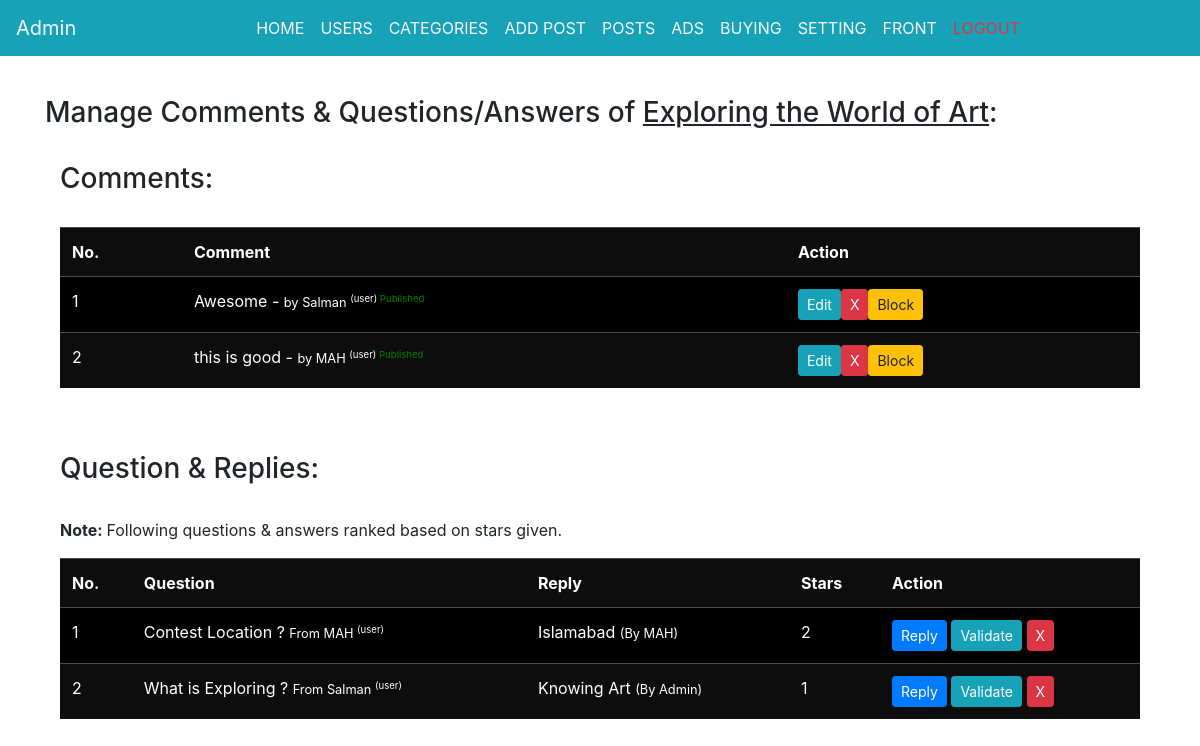
Before: /comments.php?post=11 (signed in) with the older database file.
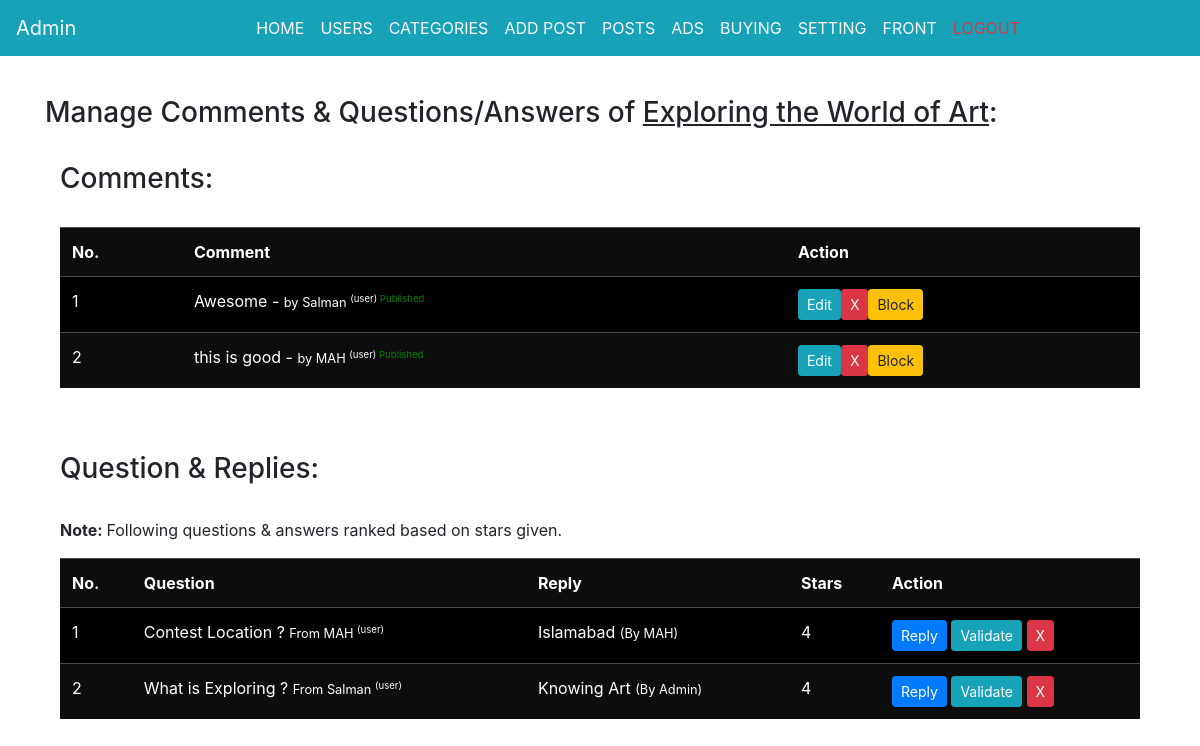
After: the same page with the newer database file.
### tables this page shows
CREATE TABLE `questions` (
  `id` int(20) NOT NULL,
  `post_id` int(20) DEFAULT NULL,
  `questioner` int(20) DEFAULT NULL,
  `respond_by` int(20) DEFAULT NULL,
  `question` varchar(255) DEFAULT NULL,
  `answer` varchar(255) DEFAULT NULL,
  `stars` int(30) DEFAULT 0,
  `status` int(10) DEFAULT 0,
  `starsgivers` text DEFAULT NULL
);

CREATE TABLE `users` (
  `id` int(20) NOT NULL,
  `name` varchar(50) DEFAULT NULL,
  `email` varchar(100) DEFAULT NULL,
  `password` varchar(100) DEFAULT NULL,
  `phone` varchar(60) DEFAULT NULL,
  `city` varchar(60) DEFAULT NULL,
  `role` varchar(20) DEFAULT 'user'
);

### comments.php (the view, shortened to what the changed rows need)
<?php
include_once "connect.php";
include_once "header.php";
?>
<main role="main" class="container">
    <div class="row">
        <div class="col-md-12 col-sm-12 col-lg-12">
                <?php
                    if(isset($_GET['post'])){
                        $post_id = $_GET['post'];
                        $query = "SELECT * FROM posts WHERE id = $post_id";
                        $result = $db->query($query);
                        $post = $result->fetch_assoc();
                        $num = $result->num_rows;
                        if($num == 0){
                            echo "<div class='alert alert-danger'>Post does not exist.</div>";
                        }else{
                            $post_id = $post['id'];
                            $post_title = $post['title'];
                            ?>
<h3>Manage Comments & Questions/Answers of <u><?php echo ucfirst($post_title); ?></u>:</h3><br>
<div class="col-md-12 col-sm-12 col-lg-12">
<h3>Comments:</h3><br>
<table class="table table-dark table-striped">
    <tr>
        <th>No.</th>
        <th>Comment</th>
        <th>Action</th>
    </tr>
    <?php
      $showComments = "SELECT * FROM comments WHERE post_id = '{$post_id}' ORDER BY id DESC";
        $showResult = $db->query($showComments);
        $showNum = $showResult->num_rows;
        if($showNum == 0){
            echo "<tr><td colspan='5'>No Comments.</td></tr>";
        }else{
            while($showRow = $showResult->fetch_assoc()){
                $userid = $showRow['user_id'];
                $userQuery = "SELECT * FROM users WHERE id = '{$userid}' LIMIT 1";
                $userResult = $db->query($userQuery);
                $userRow = $userResult->fetch_assoc();
                $usernum = $userResult->num_rows;
                if($usernum == 0){
                    $username = 'Unknown';
                }else{
                    $username = $userRow['name'];
                    $userrole = $userRow['role'];
                }
            }
        }
    ?>
</table>
</div>
<?php
  }
 }
?>
<br><br>
<div class="col-md-12 col-sm-12 col-lg-12">
<h3>Question & Replies:</h3><br>
<table class="table table-dark table-striped">
    <tr>
        <th>No.</th>
        <th>Question</th>
        <th>Reply</th>
        <th>Stars</th>
        <th>Action</th>
    </tr>
    <?php
      $showquestions = "SELECT * FROM questions WHERE post_id = '{$post_id}' ORDER BY stars DESC";
        $showResult = $db->query($showquestions);
        $showNum = $showResult->num_rows;
        if($showNum == 0){
            echo "<tr><td colspan='5'>No Question Asked.</td></tr>";
        }else{
            $i = 0;
            while($showRow = $showResult->fetch_assoc()){
                $i++;
                $question_id = $showRow['id'];
                $question = $showRow['question'];
                $userid = $showRow['questioner'];
                $userQuery = "SELECT * FROM users WHERE id = '{$userid}' LIMIT 1";
                $userResult = $db->query($userQuery);
                $userRow = $userResult->fetch_assoc();
                $usernum = $userResult->num_rows;
                if($usernum == 0){
                    $username = 'Unknown';
                }else{
                    $username = $userRow['name'];
                    $userrole = $userRow['role'];
                }
                if(!empty($showRow['answer']) && $showRow['respond_by'] > 0){
                    $respond_by = $showRow['respond_by'];
                    $respondQuery = "SELECT * FROM users WHERE id = '{$respond_by}' LIMIT 1";
                    $respondResult = $db->query($respondQuery);
                    $respondRow = $respondResult->fetch_assoc();
                    $respondNum = $respondResult->num_rows;
                    if($respondNum == 0){
                        $respond_by = 'Unknown';
                    }else{
                        $respond_by = $respondRow['name'];
                    }
                }else{
                    $respond_by = '-';
                }
                $starstatus = $showRow['status'];
                if($starstatus > 0){
                    $stars = $showRow['stars'];
                    if(empty($showRow['answer'])){
                        $answer = '-';
                    }else{
                        $answer = $showRow['answer'];
                    }
                }else{
                    $answer = '-';
                    $stars = '-';
                }
                ?>
                <tr>
                    <td><?php echo $i ?></td>
                    <td><?php echo $question ?> <small>From <?php echo $username ?> <sup>(<?php echo $userrole ?>)</sup></small></td>
                    <td><?php echo $answer ?> <small>(By <?php echo $respond_by ?>)</small></td>
                    <td><?php echo $stars ?></td>
                    <td>
                    <a href="comments.php?post=<?php echo $post_id ?>&reply=<?php echo $question_id ?>" class="btn btn-primary btn-sm">Reply</a>
                    <a href="comments.php?post=<?php echo $post_id ?>&validate=<?php echo $question_id ?>" class="btn btn-info btn-sm">Validate</a>
                    <a href="comments.php?post=<?php echo $post_id ?>&removequestion=<?php echo $question_id ?>" class="btn btn-danger btn-sm">X</a>
                    </td>
                </tr>
                <?php
            }
        }
    ?>
</table>
</div>
        </div>
    </div>
</main>

Changed rows visible on the page:
changed questions "Contest Location ?": stars "2" → "4"
changed questions "What is Exploring ?": stars "1" → "4"
